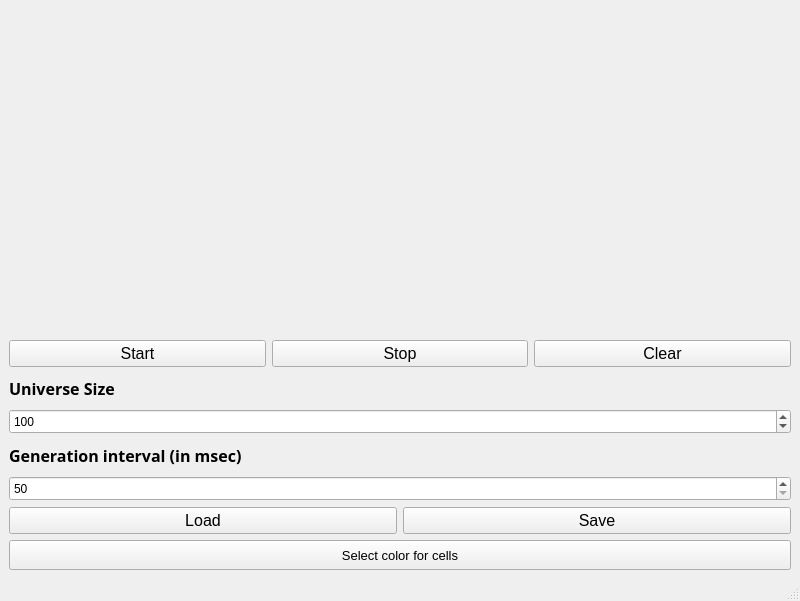
<?xml version="1.0" encoding="UTF-8"?>
<ui version="4.0">
 <class>MainWindow</class>
 <widget class="QMainWindow" name="MainWindow">
  <property name="geometry">
   <rect>
    <x>0</x>
    <y>0</y>
    <width>800</width>
    <height>600</height>
   </rect>
  </property>
  <property name="windowTitle">
   <string>Game Live</string>
  </property>
  <property name="windowIcon">
   <iconset resource="Resources.qrc">
    <normaloff>:/Icon/Image/Icon.png</normaloff>:/Icon/Image/Icon.png</iconset>
  </property>
  <widget class="QWidget" name="centralwidget">
   <layout class="QHBoxLayout" name="horizontalLayout_4">
    <item>
     <layout class="QHBoxLayout" name="mainLayout">
      <item>
       <layout class="QVBoxLayout" name="gameLayout"/>
      </item>
      <item>
       <layout class="QVBoxLayout" name="settingLayout">
        <item>
         <widget class="QLabel" name="label">
          <property name="minimumSize">
           <size>
            <width>0</width>
            <height>325</height>
           </size>
          </property>
          <property name="text">
           <string/>
          </property>
          <property name="pixmap">
           <pixmap resource="Resources.qrc">:/Icon/Image/Bacteria.png</pixmap>
          </property>
          <property name="alignment">
           <set>Qt::AlignCenter</set>
          </property>
         </widget>
        </item>
        <item>
         <layout class="QHBoxLayout" name="LayoutManegmentGame">
          <item>
           <widget class="QPushButton" name="Button_Start">
            <property name="font">
             <font>
              <pointsize>12</pointsize>
             </font>
            </property>
            <property name="text">
             <string>Start</string>
            </property>
           </widget>
          </item>
          <item>
           <widget class="QPushButton" name="Button_Stop">
            <property name="font">
             <font>
              <pointsize>12</pointsize>
             </font>
            </property>
            <property name="text">
             <string>Stop</string>
            </property>
           </widget>
          </item>
          <item>
           <widget class="QPushButton" name="Button_Clear">
            <property name="font">
             <font>
              <pointsize>12</pointsize>
             </font>
            </property>
            <property name="text">
             <string>Clear</string>
            </property>
           </widget>
          </item>
         </layout>
        </item>
        <item>
         <widget class="QLabel" name="UniverseSize">
          <property name="minimumSize">
           <size>
            <width>0</width>
            <height>30</height>
           </size>
          </property>
          <property name="font">
           <font>
            <family>Segoe UI Semibold</family>
            <pointsize>12</pointsize>
            <bold>true</bold>
           </font>
          </property>
          <property name="text">
           <string>Universe Size</string>
          </property>
         </widget>
        </item>
        <item>
         <widget class="QSpinBox" name="FieldSize">
          <property name="minimumSize">
           <size>
            <width>0</width>
            <height>25</height>
           </size>
          </property>
          <property name="minimum">
           <number>10</number>
          </property>
          <property name="maximum">
           <number>400</number>
          </property>
          <property name="value">
           <number>100</number>
          </property>
         </widget>
        </item>
        <item>
         <widget class="QLabel" name="GenerationInterval">
          <property name="minimumSize">
           <size>
            <width>0</width>
            <height>30</height>
           </size>
          </property>
          <property name="font">
           <font>
            <family>Segoe UI Semibold</family>
            <pointsize>12</pointsize>
            <bold>true</bold>
           </font>
          </property>
          <property name="text">
           <string>Generation interval (in msec)</string>
          </property>
         </widget>
        </item>
        <item>
         <widget class="QSpinBox" name="IterationTime">
          <property name="minimumSize">
           <size>
            <width>0</width>
            <height>25</height>
           </size>
          </property>
          <property name="minimum">
           <number>50</number>
          </property>
          <property name="maximum">
           <number>10000</number>
          </property>
         </widget>
        </item>
        <item>
         <layout class="QHBoxLayout" name="LayoutSaveandLoadGame">
          <item>
           <widget class="QPushButton" name="Button_Load">
            <property name="font">
             <font>
              <pointsize>12</pointsize>
             </font>
            </property>
            <property name="text">
             <string>Load</string>
            </property>
           </widget>
          </item>
          <item>
           <widget class="QPushButton" name="Button_Save">
            <property name="font">
             <font>
              <pointsize>12</pointsize>
             </font>
            </property>
            <property name="text">
             <string>Save</string>
            </property>
           </widget>
          </item>
         </layout>
        </item>
        <item>
         <widget class="QPushButton" name="Button_Select_Color">
          <property name="minimumSize">
           <size>
            <width>0</width>
            <height>30</height>
           </size>
          </property>
          <property name="font">
           <font>
            <pointsize>10</pointsize>
           </font>
          </property>
          <property name="text">
           <string>Select color for cells</string>
          </property>
         </widget>
        </item>
        <item>
         <spacer name="verticalSpacer">
          <property name="orientation">
           <enum>Qt::Vertical</enum>
          </property>
          <property name="sizeHint" stdset="0">
           <size>
            <width>20</width>
            <height>40</height>
           </size>
          </property>
         </spacer>
        </item>
       </layout>
      </item>
     </layout>
    </item>
   </layout>
  </widget>
  <widget class="QMenuBar" name="menubar">
   <property name="geometry">
    <rect>
     <x>0</x>
     <y>0</y>
     <width>800</width>
     <height>17</height>
    </rect>
   </property>
  </widget>
  <widget class="QStatusBar" name="statusbar"/>
 </widget>
 <resources>
  <include location="Resources.qrc"/>
 </resources>
 <connections/>
</ui>
